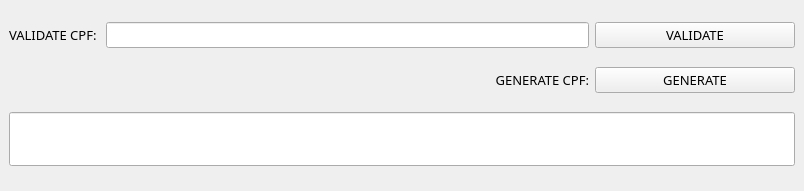
<?xml version="1.0" encoding="UTF-8"?>
<ui version="4.0">
 <class>MainWindow</class>
 <widget class="QMainWindow" name="MainWindow">
  <property name="geometry">
   <rect>
    <x>0</x>
    <y>0</y>
    <width>804</width>
    <height>191</height>
   </rect>
  </property>
  <property name="windowTitle">
   <string>Validate or Generate CPF</string>
  </property>
  <widget class="QWidget" name="centralwidget">
   <layout class="QGridLayout" name="gridLayout">
    <item row="0" column="0">
     <widget class="QLabel" name="label_2">
      <property name="font">
       <font>
        <family>Segoe UI Black</family>
        <pointsize>10</pointsize>
       </font>
      </property>
      <property name="text">
       <string>VALIDATE CPF: </string>
      </property>
     </widget>
    </item>
    <item row="0" column="1">
     <widget class="QLineEdit" name="inputValidadeCpf">
      <property name="font">
       <font>
        <family>Segoe UI Black</family>
        <pointsize>10</pointsize>
       </font>
      </property>
     </widget>
    </item>
    <item row="0" column="2">
     <widget class="QPushButton" name="btnValidate">
      <property name="minimumSize">
       <size>
        <width>200</width>
        <height>0</height>
       </size>
      </property>
      <property name="font">
       <font>
        <family>Segoe UI Black</family>
        <pointsize>10</pointsize>
       </font>
      </property>
      <property name="text">
       <string>VALIDATE</string>
      </property>
     </widget>
    </item>
    <item row="1" column="1">
     <widget class="QLabel" name="label">
      <property name="font">
       <font>
        <family>Segoe UI Black</family>
        <pointsize>10</pointsize>
       </font>
      </property>
      <property name="text">
       <string>GENERATE CPF:</string>
      </property>
      <property name="alignment">
       <set>Qt::AlignRight|Qt::AlignTrailing|Qt::AlignVCenter</set>
      </property>
     </widget>
    </item>
    <item row="1" column="2">
     <widget class="QPushButton" name="btnGenerate">
      <property name="font">
       <font>
        <family>Segoe UI Black</family>
        <pointsize>10</pointsize>
       </font>
      </property>
      <property name="text">
       <string>GENERATE</string>
      </property>
     </widget>
    </item>
    <item row="2" column="0" colspan="3">
     <widget class="QLineEdit" name="labelReturn">
      <property name="font">
       <font>
        <pointsize>30</pointsize>
       </font>
      </property>
      <property name="readOnly">
       <bool>true</bool>
      </property>
     </widget>
    </item>
   </layout>
  </widget>
 </widget>
 <resources/>
 <connections/>
</ui>
